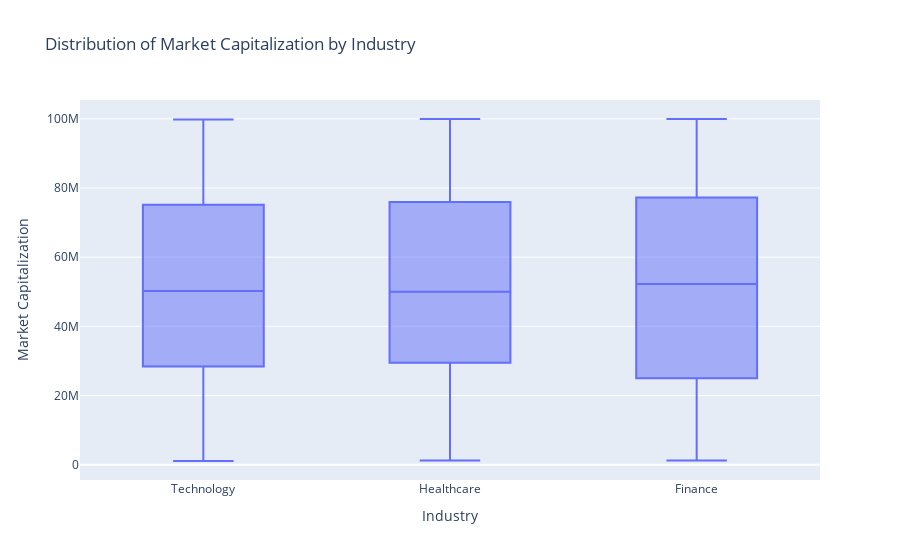

This figure's notebook cell:
### Code cell
# Visualize the distribution of market capitalization for each industry
fig = px.box(data, x='Industry', y='MarketCap', title='Distribution of Market Capitalization by Industry')
fig.update_layout(xaxis_title='Industry', yaxis_title='Market Capitalization')
fig.show()

### Figure 1 — Plotly figure (JSON) as saved in the notebook; plotly's stock layout.template omitted (floating-point values rounded to 4 significant figures; data arrays with more than 128 entries replaced by an {"elided": "..."} marker saying what was removed)
{"data": [{"alignmentgroup": "True", "hovertemplate": "Industry=%{x}<br>MarketCap=%{y}<extra></extra>", "legendgroup": "", "marker": {"color": "#636efa"}, "name": "", "notched": false, "offsetgroup": "", "orientation": "v", "showlegend": false, "type": "box", "x": {"elided": "1000 str values"}, "x0": " ", "xaxis": "x", "y": {"elided": "1000 int values"}, "y0": " ", "yaxis": "y"}], "layout": {"boxmode": "group", "legend": {"tracegroupgap": 0}, "title": {"text": "Distribution of Market Capitalization by Industry"}, "xaxis": {"anchor": "y", "domain": [0, 1], "title": {"text": "Industry"}}, "yaxis": {"anchor": "x", "domain": [0, 1], "title": {"text": "Market Capitalization"}}}}
